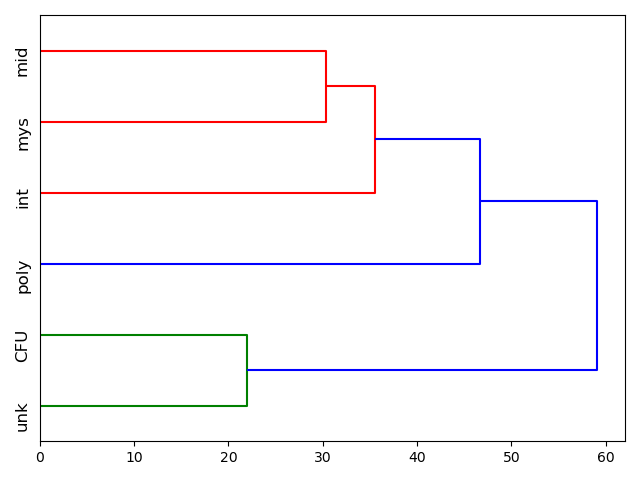

Source code (Python):
#!/usr/bin/env python3

"""
Usage: ./dendrogram.py hema_data.txt
    

"""

import sys
import os
import pandas as pd
import numpy as np
import matplotlib.pyplot as plt
from scipy.cluster.hierarchy import dendrogram, linkage, leaves_list
import seaborn as sns



hema_data = open(sys.argv[1])

gene_name = []


df1 = pd.read_csv(hema_data, sep = "\t", names = ["gene_name_", "cfu","poly","unk","int","mys","mid"], index_col = "gene_name_")

genedf = df1.iloc[1:,:]

T_genedf = genedf.transpose()

Z2 = linkage(T_genedf, 'average')

k2 = leaves_list(Z2)


celltype_list = ["CFU", "poly", "unk", "int", "mys", "mid"]
new_list = []
for item in k2:
    new_list.append(celltype_list[item])

fig, ax = plt.subplots()
ax = dendrogram(
    Z2,
    truncate_mode='lastp',  
    p=6,  
    leaf_rotation=90.,
    leaf_font_size=12.,
    show_contracted=True,  
    orientation='right',
    distance_sort='ascending',
    labels = new_list
)


fig.tight_layout()
fig.savefig("dendrogram.png")
plt.close()